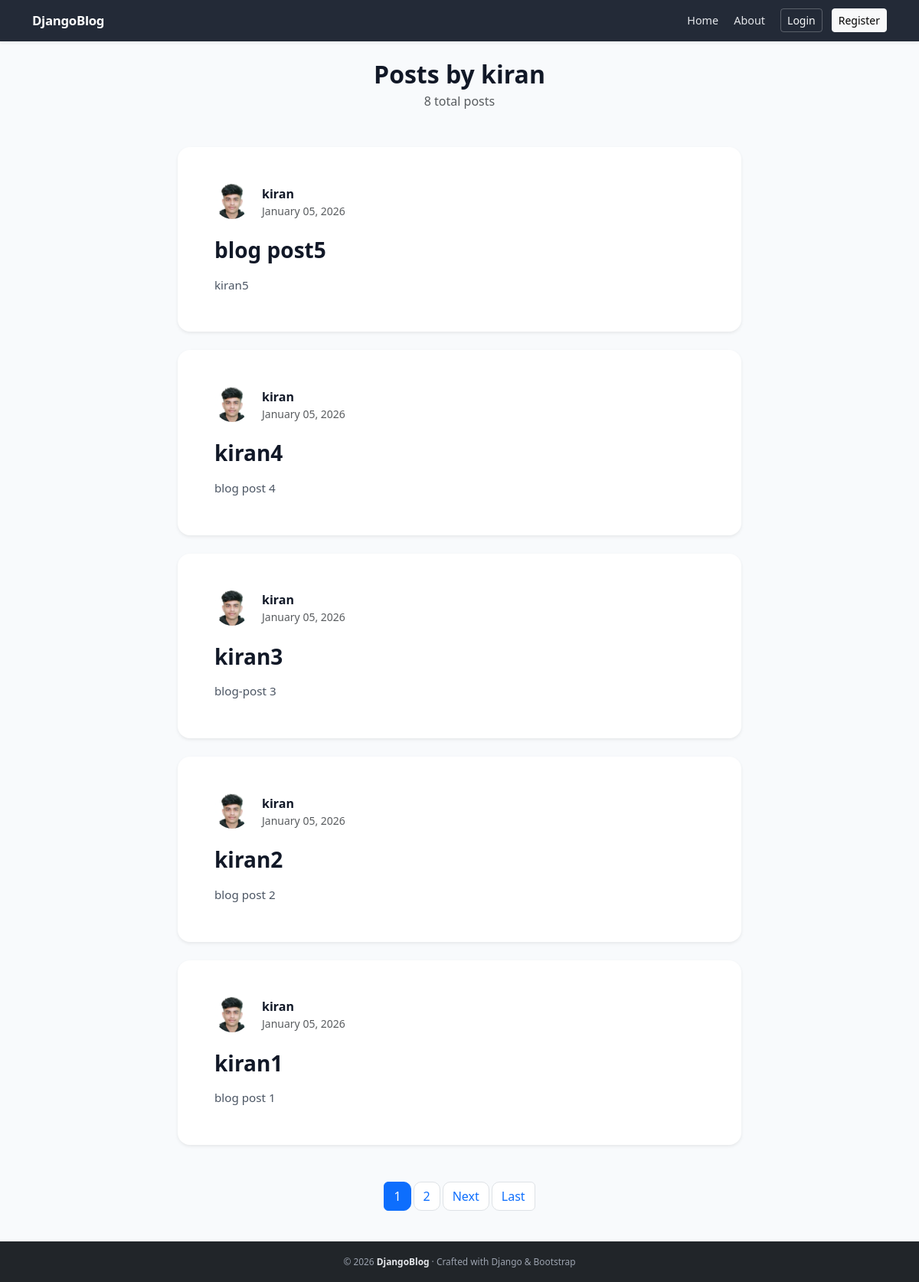
Page /user/kiran on the committed database.
### blog/models.py (models this page shows, shortened)
class Post(models.Model):
    title=models.CharField(max_length=100)
    content=models.TextField()
    date_posted=models.DateTimeField(default=timezone.now)
    author=models.ForeignKey(User,on_delete=models.CASCADE)

### users/models.py (models this page shows)
class Profile(models.Model):
    user = models.OneToOneField(User, on_delete=models.CASCADE)
    image = models.ImageField(
        upload_to='profile_pics',
        default='profile_pics/avatar_default.jpg'
    )

### blog/views.py (the view)
# urls.py: path('user/<str:username>',UserPostListView.as_view(),name='user-post'),
class UserPostListView(ListView):
    model=Post
    template_name='blog/user_post.html'
    context_object_name='posts'
    paginate_by=5
    def get_queryset(self):
       user=get_object_or_404(User,username=self.kwargs.get('username'))
       return Post.objects.filter(author=user).order_by('-date_posted')

### blog/templates/blog/user_post.html (shortened to what this page needs)
{% extends "blog/base.html" %} {% block content %}
<div class="row">
  <div class="col-lg-8 col-md-10 mx-auto">
    <header class="text-center mb-5">
      <h2 class="fw-bold mb-1">Posts by {{ view.kwargs.username }}</h2>
      <p class="text-muted">{{ page_obj.paginator.count }} total posts</p>
    </header>
    {% for post in posts %}
    <article class="card post-card mb-4 border-0 rounded-4 shadow-sm">
      <div class="card-body p-4 p-md-5">
        <div class="d-flex align-items-center mb-4 post-meta">
          <img
            src="{{ post.author.profile.image.url }}"
            class="author-avatar me-3"
            alt="author avatar"
          />
          <div>
            <a
              class="fw-semibold"
              href="{% url 'user-post' post.author.username %}"
            >
              {{ post.author }}
            </a>
            <div class="text-muted small">
              {{ post.date_posted|date:"F d, Y" }}
            </div>
          </div>
        </div>
        <h3 class="post-title fw-bold mb-3">
          <a href="{% url 'post-detail' post.id %}"> {{ post.title }} </a>
        </h3>
        <p class="post-content mb-0">{{ post.content|truncatechars:220 }}</p>
      </div>
    </article>
    {% empty %}
    <p class="text-center text-muted mt-5">No posts available.</p>
    {% endfor %} {% if is_paginated %}
    <nav class="mt-5">
      <ul class="pagination justify-content-center">
         {% for num in page_obj.paginator.page_range %} {% if page_obj.number == num %}
        <li class="page-item active">
          <span class="page-link">{{ num }}</span>
        </li>
        {% elif num > page_obj.number|add:"-3" and num < page_obj.number|add:"3" %}
        <li class="page-item">
          <a class="page-link" href="?page={{ num }}">{{ num }}</a>
        </li>
        {% endif %} {% endfor %} {% if page_obj.has_next %}
        <li class="page-item">
          <a class="page-link" href="?page={{ page_obj.next_page_number }}">
            Next
          </a>
        </li>
        <li class="page-item">
          <a class="page-link" href="?page={{ page_obj.paginator.num_pages }}">
            Last
          </a>
        </li>
        {% endif %}
      </ul>
    </nav>
    {% endif %}
  </div>
</div>
{% endblock %}

### blog/templates/blog/base.html (style rules this page uses)
:root { --brand-accent: #f97316; --text-primary: #111827; --text-muted: #6b7280; }
body { min-height: 100vh; display: flex; flex-direction: column; background: #f8fafc; color: var(--text-primary); -webkit-font-smoothing: antialiased; }

### blog/templates/blog/user_post.html (style rules this page uses)
.author-avatar { width: 46px; height: 46px; border-radius: 50%; object-fit: cover; }
.post-card { transition: transform 0.25s ease, box-shadow 0.25s ease; }
.post-title a { color: #111827; text-decoration: none; }
.post-meta a { text-decoration: none; color: #111827; }
.post-content { color: #4b5563; line-height: 1.7; font-size: 0.95rem; }
.pagination .page-link { border-radius: 10px; margin: 0 4px; }

### rows in the picture
Post: author.profile.image (picture), author "kiran", date_posted "January 05, 2026", title "blog post5", content "kiran5"
Post: author.profile.image (picture), author "kiran", date_posted "January 05, 2026", title "kiran4", content "blog post 4"
Post: author.profile.image (picture), author "kiran", date_posted "January 05, 2026", title "kiran3", content "blog-post 3"
Post: author.profile.image (picture), author "kiran", date_posted "January 05, 2026", title "kiran2", content "blog post 2"
Post: author.profile.image (picture), author "kiran", date_posted "January 05, 2026", title "kiran1", content "blog post 1"

### other values in the picture
{{ view.kwargs.username }} "kiran"
{{ page_obj.paginator.count }} "8"
{{ num }} "1"
{{ num }} "2"
{{ year|default:"2026" }} "2026"
